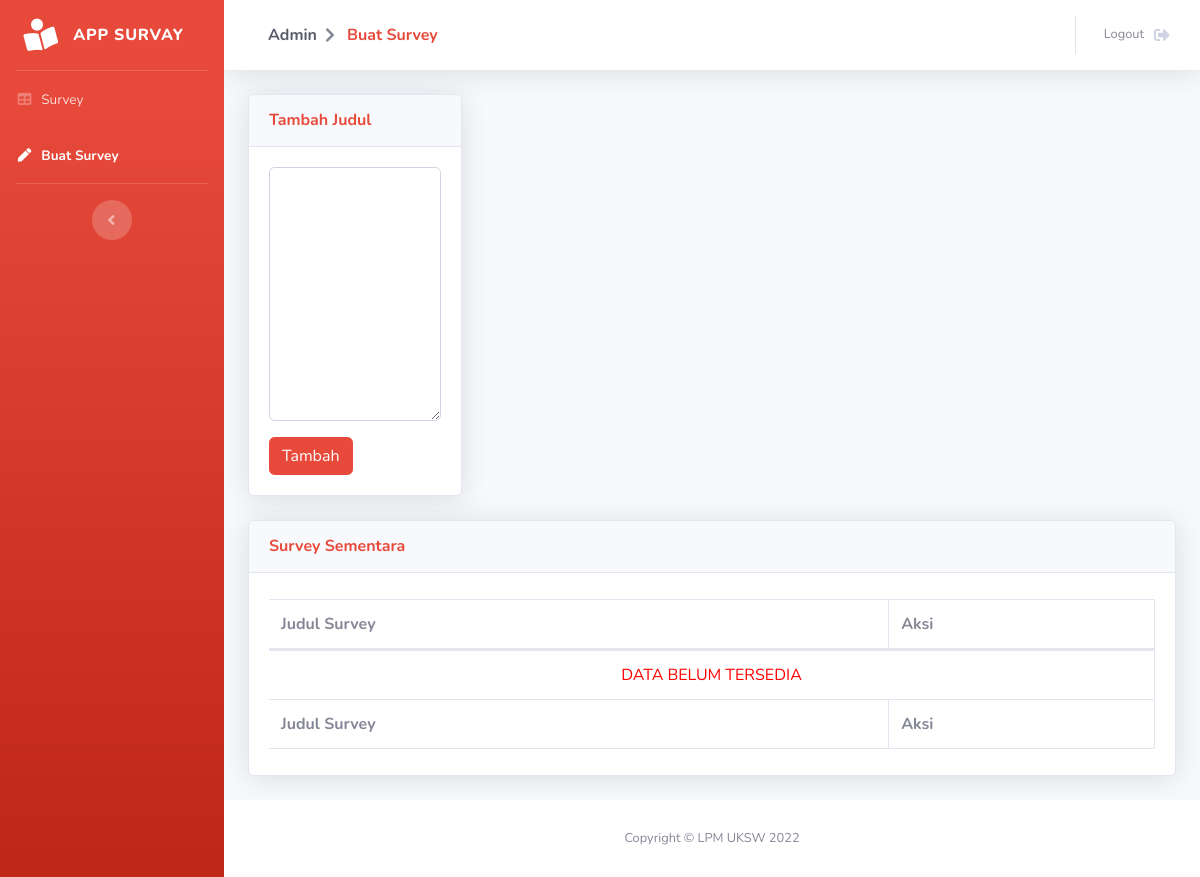
The page /pages/admin/create.php (signed in) on the database as committed earlier.
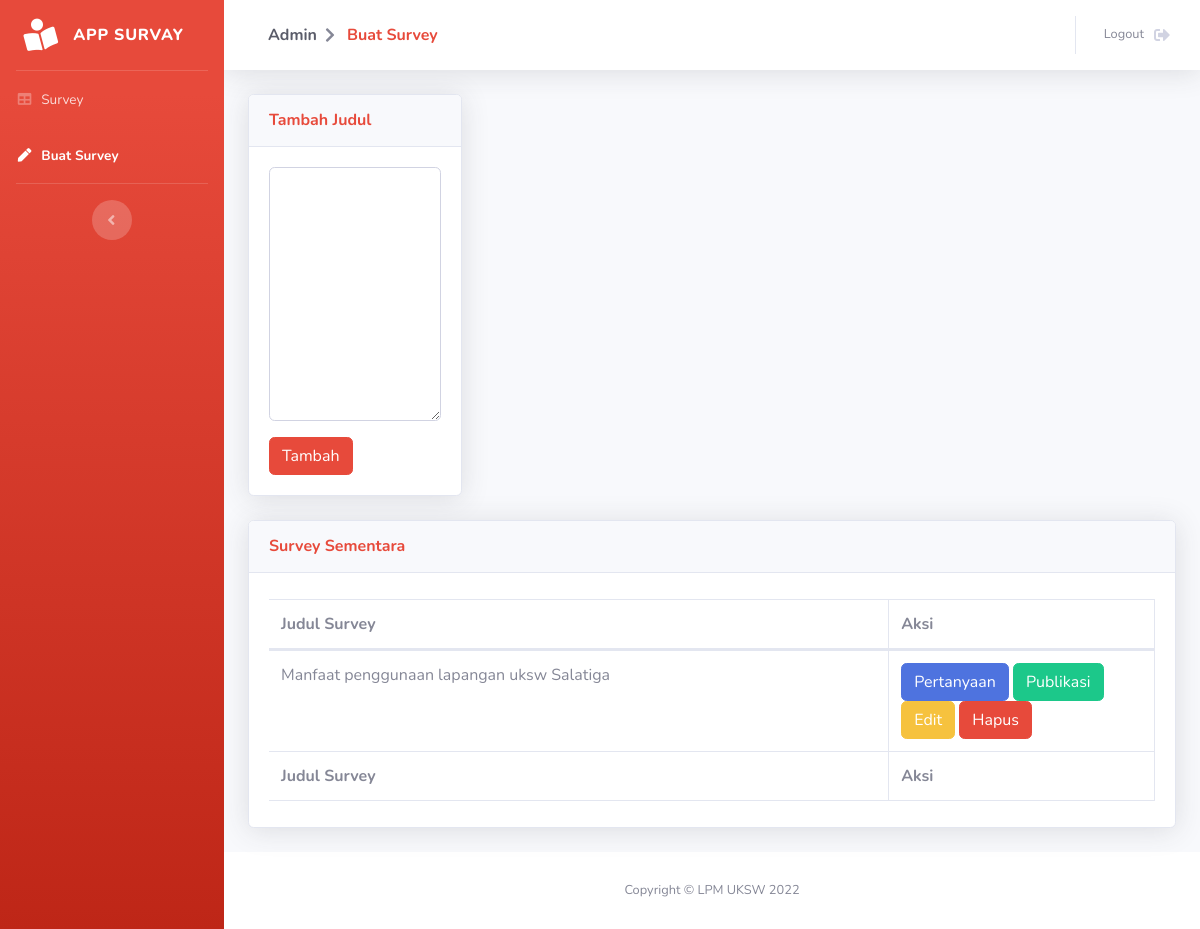
The same page on the database as committed later.
### tables this page shows
CREATE TABLE `temp_survey` (
  `id_survey` int(15) NOT NULL,
  `judul_survey` varchar(100) NOT NULL,
  `id_user` int(15) NOT NULL
);

### functions/adminFunction.php (called while the page is built, shortened)
<?php
require_once 'config.php';
function getJudulSem(){
    global $con;
    $hasil = array();
    try {
        $sql = "SELECT * FROM temp_survey";
        $stmt = $con->prepare($sql);
        $stmt->execute();
        $stmt->setFetchMode(PDO::FETCH_ASSOC);
        $rs = $stmt->fetchAll();
        if ($rs != null) {
            $i=0;
            foreach($rs as $val){
                $hasil[$i]['judul'] = $val['judul_survey'];
                $hasil[$i]['id'] = $val['id_survey'];
				$i++;
            }
        }
    } catch (Exception $e) {
        echo 'Error getJudulSem = '.$e->getMessage();
    }
    return $hasil;
}
?>

### pages/admin/create.php (the view, shortened to what the changed rows need)
<?php
include_once "../../functions/adminFunction.php";
$data_table = '';
$data = getJudulSem();
foreach ($data as $key => $val) {
    $data_table .= '
    <tr>
        <td>' . $val['judul'] . '</td>
        <td hidden>'.$val['id'].'</td>
        <td>
            <a class="btn btn-primary" href="tambahPertanyaanSem.php?id_survey=' . $val['id'] . '">Pertanyaan </a>
            <a class="btn btn-success" href="publish.php?id_survey=' . $val['id'] . '">Publikasi </a>
            <button class="btn btn-warning editJudul"  data-toggle="modal" data-target="#editModal"> Edit </button>
            <a class="btn btn-danger" href="deleteSurveySem.php?id_survey=' . $val['id'] . '">Hapus
        </td>
    </tr>
    ';
}
if ($data_table == "") {
    $data_table = '<tr><td colspan=2 style="color:red"><center>DATA BELUM TERSEDIA</center></td><tr>';
}
?>
<!DOCTYPE html>
<html lang="en">
<head>
    <link href="../../assets/vendor/fontawesome-free/css/all.min.css" rel="stylesheet" type="text/css">
    <link href="../../assets/css/sb-admin-2.min.css" rel="stylesheet">
    <link href="../../assets/vendor/datatables/dataTables.bootstrap4.min.css" rel="stylesheet">
</head>
<body id="page-top">
    <div id="wrapper">
        <div id="content-wrapper" class="d-flex flex-column">
            <div id="content">
                <div class="container-fluid">
                    <div class="card shadow mb-4">
                        <div class="card-body">
                            <div class="table-responsive">
                                <table class="table table-bordered" id="dataTable" width="100%" cellspacing="0">
                                    <thead>
                                        <tr>
                                            <th width="70%">Judul Survey</th>
                                            <th>Aksi</th>
                                        </tr>
                                    </thead>
                                    <tbody>
                                        <?=$data_table?>
                                    </tbody>
                                    <tfoot>
                                        <tr>
                                            <th>Judul Survey</th>
                                            <th>Aksi</th>
                                        </tr>
                                    </tfoot>
                                </table>
                            </div>
                        </div>
                    </div>
                </div>
            </div>
        </div>
    </div>
</body>
</html>

Rows that differ between the two databases and show on the page:
added temp_survey: judul_survey "Manfaat penggunaan lapangan uksw Salatiga"
Other text that changed with them:
text no longer shown: "DATA BELUM TERSEDIA"
